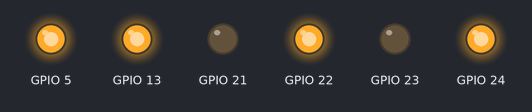
Recording of a program running on a simulated Raspberry Pi (BCM pin numbers). On the bench: output pins drawn as LEDs (lit = HIGH). At 8.0 s the program stops and its outputs stay as they are.

Above: at 0.1 s.
At 1.1 s:
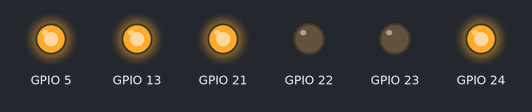
At 4.1 s:
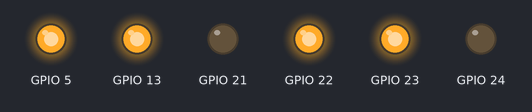
At 7.1 s:
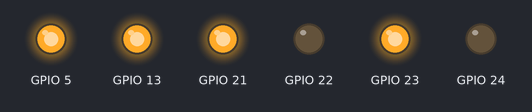
At 8.1 s:
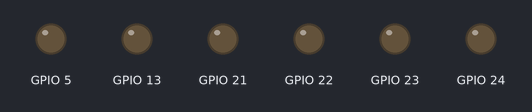
Timing chart, 0 to 9.5 s (numbered marks = the images above):
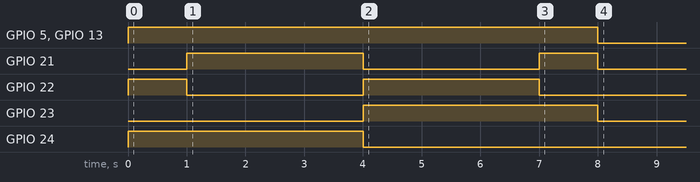

The program:

MotorTest.py
```python
from MotorModule.Motor import Motor
import time

motor=Motor(5,21,22,23,24,13)
motor.setup()
motor.ahead()
time.sleep(1)
motor.left()
time.sleep(3)
motor.right()
time.sleep(3)
motor.rear()
time.sleep(1)
motor.stop()
motor.clear()
```

Motor.py
```python
import RPi.GPIO as GPIO
import time
import sys

class Motor(object):
    '''Motor control'''
    def __init__(self,ENA,IN1,IN2,IN3,IN4,ENB):
        '''Specify motor pins'''
        self.enab_pin=[ENA,ENB] #Enable pins
        self.inx_pin=[IN1,IN2,IN3,IN4] #Control pins

        self.RightAhead_pin=self.inx_pin[3]
        self.RightBack_pin=self.inx_pin[2]
        self.LeftAhead_pin=self.inx_pin[1]
        self.LeftBack_pin=self.inx_pin[0]

        self.setup()

    def setup(self):
        GPIO.setmode(GPIO.BCM)
        GPIO.setwarnings(False)
        for pin in self.inx_pin:
            GPIO.setup(pin,GPIO.OUT)
            GPIO.output(pin,GPIO.LOW)

        pin=None

        for pin in self.enab_pin:
            GPIO.setup(pin,GPIO.OUT)
            GPIO.output(pin,GPIO.HIGH)

    def ahead(self):
        for pin in self.inx_pin:
            GPIO.output(pin,GPIO.LOW)

        GPIO.output(self.RightAhead_pin,GPIO.HIGH)
        GPIO.output(self.LeftAhead_pin,GPIO.HIGH)

    def left(self):
        for pin in self.inx_pin:
            GPIO.output(pin,GPIO.LOW)
        GPIO.output(self.RightAhead_pin,GPIO.HIGH)
        GPIO.output(self.LeftBack_pin,GPIO.HIGH)

    def right(self):
        for pin in self.inx_pin:
            GPIO.output(pin,GPIO.LOW)
        GPIO.output(self.LeftAhead_pin,GPIO.HIGH)
        GPIO.output(self.RightBack_pin,GPIO.HIGH)

    def rear(self):
        for pin in self.inx_pin:
            GPIO.output(pin,GPIO.LOW)
        GPIO.output(self.RightBack_pin,GPIO.HIGH)
        GPIO.output(self.LeftBack_pin,GPIO.HIGH)

    def stop(self):
        for pin in self.inx_pin:
            GPIO.output(pin,GPIO.LOW)

    def clear(self):
        GPIO.cleanup()
```

Measured:
- by itself, GPIO 5, GPIO 13: LOW → HIGH at 0.00 s, → LOW 8.0 s later
- by itself, GPIO 21: LOW → HIGH at 1.0 s, → LOW 3.0 s later, → HIGH 3.0 s later, → LOW 1.0 s later
- by itself, GPIO 22: LOW → HIGH at 0.00 s, → LOW 1.0 s later, → HIGH 3.0 s later, → LOW 3.0 s later
- by itself, GPIO 23: LOW → HIGH at 4.0 s, → LOW 4.0 s later
- by itself, GPIO 24: LOW → HIGH at 0.00 s, → LOW 4.0 s later
